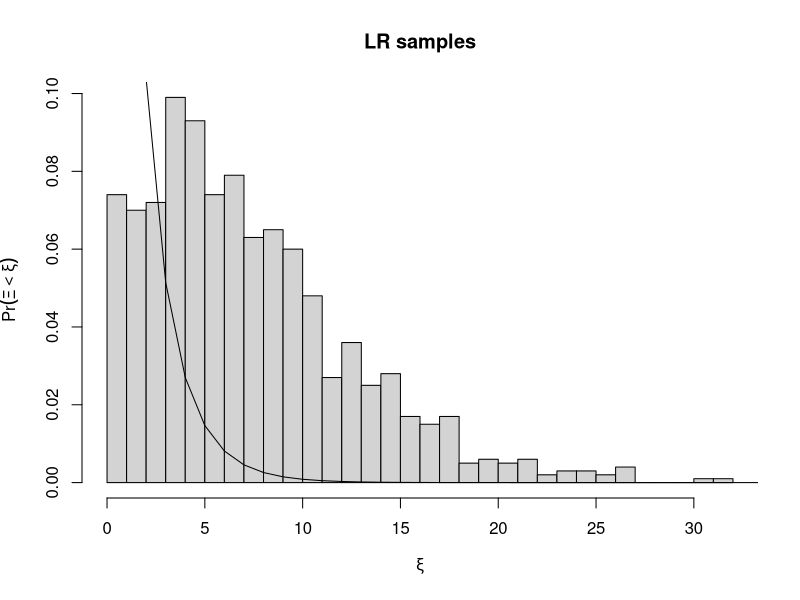

Write the R code that produced this figure.
#
# code to simulate a zero-infalted poisson
# random variate and create the graphic for
# the brief research note on using 
# zero-inflated count models
#=======================================
set.seed(107986)
m <- 1000 # the number of simulations to check
n <- 100
p=1/exp(1)
true_lambda <-1
require('pscl')
xi<- matrix(0.0, nrow=m, ncol=1)

for(i in 1:m){
z <- rbinom(n,1,prob=p)
y <-ifelse(z==1, 0, rpois(n,true_lambda))	
my <- mean(y)
# get the poisson likelihood
l_pois <- sum(dpois(y, lambda=my, log=TRUE))
# now get the zip likelihood
zip <- zeroinfl(y~., data = data.frame(y), dist='pois')
zlambda <- exp(coef(zip)[1]) # zip lambda estimate
zphi <- 1/(1+exp(-coef(zip)[2]) )# zip phi estimate

zip_like0 <- sum(y==0)*( log(zphi + (1-zphi)*exp(-zlambda)) )
zip_like_plus <-sum(log(1-zphi)+ dpois(y[y>0],lambda=zlambda, log=TRUE))
zip <- zip_like0 + zip_like_plus
xi[i] <- 2*(zip-l_pois)
}
xi[xi<0] <- 0

hist(xi, breaks=25, prob=TRUE, main='LR samples', xlab=expression(xi), ylab=expression(Pr(Xi<xi)))
lines(dchisq(1:50, 1, ncp = 0), type='l')
